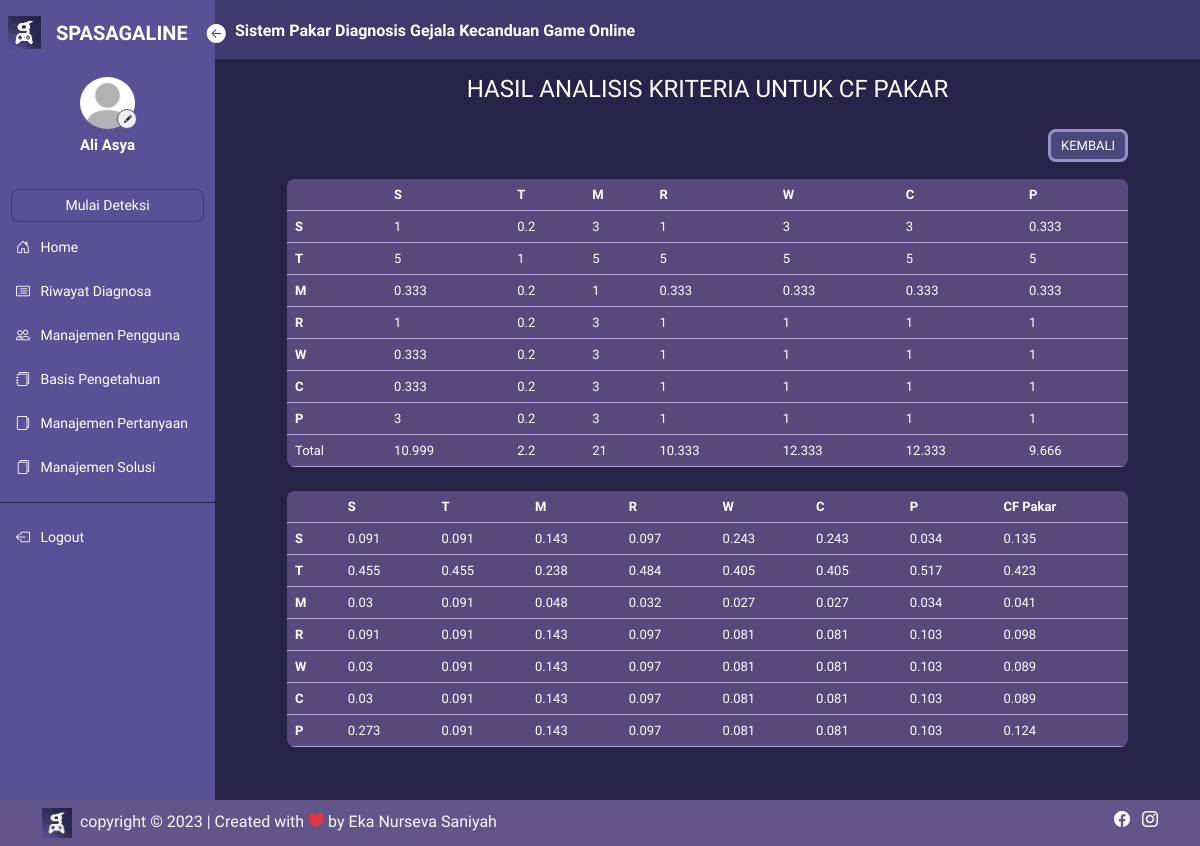
Screenshot of /basis/hasil_ahp_kriteria.php (signed in) with the database file from the repository.
### tables this page shows
CREATE TABLE `user` (
  `iduser` int(11) NOT NULL,
  `nama` varchar(50) NOT NULL,
  `username` varchar(45) NOT NULL,
  `password` varchar(100) NOT NULL,
  `email` varchar(50) NOT NULL,
  `foto` varchar(50) NOT NULL,
  `level` varchar(30) NOT NULL
);

CREATE TABLE `kriteria` (
  `idkriteria` int(11) NOT NULL,
  `kode_kriteria` varchar(20) NOT NULL,
  `nama_kriteria` varchar(50) NOT NULL,
  `deskripsi` text NOT NULL
);

CREATE TABLE `rel_kriteria` (
  `ID` int(11) NOT NULL,
  `ID1` varchar(10) NOT NULL,
  `ID2` varchar(10) NOT NULL,
  `nilai` double NOT NULL
);

### controller/controller_main.php (called while the page is built, shortened)
<?php
$conn = mysqli_connect("localhost", "root", "", "spasagaline");
function query($query)
{
    global $conn;
    $result = mysqli_query($conn, $query);
    $rows = [];
    while ($row = mysqli_fetch_assoc($result)) {
        $rows[] = $row;
    }
    return $rows;
}
function dekripsi($kata)
{
    $string = base64_decode($kata);
    $key = substr($string, 0, 44);
    $enkripsi = substr($string, 44);
    $hasil = openssl_decrypt($enkripsi, 'AES-256-CBC', $key, 0, substr($key, 0, 16));
    return $hasil;
}
?>

### basis/hasil_ahp_kriteria.php (the view, shortened to what this page needs)
<?php
$id = dekripsi($_COOKIE['SPASAGALINENS']);
$user = query("SELECT * FROM user WHERE iduser = $id")[0];
$rel_krit = query("SELECT * FROM kriteria");
?>
<html lang="en">
<head>
    <link href="https://cdn.jsdelivr.net/npm/bootstrap@5.3.0/dist/css/bootstrap.min.css" rel="stylesheet"
>
    <link rel="stylesheet" href="https://cdn.jsdelivr.net/npm/bootstrap-icons@1.10.5/font/bootstrap-icons.css">
    <link rel="stylesheet" href="../style.css">
</head>
<body>
    <div class="main-container d-flex">
        <?php
        require_once('../sidenav/sidebar.php');
        ?>
        <div class="content">
            <?php
            require_once('../sidenav/navbar.php');
            ?>
            <div class="contents px-4 py-3">
                <h4 class="text-white text-center">HASIL ANALISIS KRITERIA UNTUK CF PAKAR</h4>
                <div class="text-white px-5 py-4">
                    <div class="panel-body">
                        <div class="mb-4 d-flex justify-content-end">
                            <div style="font-size: 13px;">
                                <a href="index.php" style="padding: 6px 10px;"
                                    class="back fw-medium text-decoration-none">
                                    KEMBALI
                                </a>
                            </div>
                        </div>
                        <div class="tabel">
                            <table class="table table-hover">
                                <thead>
                                    <tr>
                                        <th scope="col">
                                        </th>
                                        <?php foreach ($rel_krit as $dain): ?>
                                            <th scope="col">
                                                <?= $dain['kode_kriteria']; ?>
                                            </th>
                                        <?php endforeach; ?>
                                    </tr>
                                </thead>
                                <tbody>
                                    <?php
                                    $totalColumns = array();
                                    foreach ($rel_krit as $indi) {
                                        $indi_kode1 = $indi['kode_kriteria'];
                                        echo '<tr>';
                                        echo '<th>' . $indi['kode_kriteria'] . '</th>';
                                        foreach ($rel_krit as $kator) {
                                            $indi_kode2 = $kator['kode_kriteria'];
                                            $data_rel = query("SELECT nilai FROM rel_kriteria WHERE ID1 = '$indi_kode1' AND ID2 = '$indi_kode2'")[0];
                                            $nilai_rel = round($data_rel['nilai'], 3);
                                            if (!isset($totalColumns[$indi_kode2])) {
                                                $totalColumns[$indi_kode2] = 0;
                                            }
                                            $totalColumns[$indi_kode2] += $nilai_rel;
                                            echo '<td class="fw-medium">' . $nilai_rel . '</td>';
                                        }
                                        echo '</tr>';
                                    }
                                    ?>
                                    <tr>
                                        <td class="fw-medium">Total</td>
                                        <?php foreach ($rel_krit as $kator): ?>
                                            <td class="fw-medium">
                                                <?php
                                                $indi_kode2 = $kator['kode_kriteria'];
                                                echo $totalColumns[$indi_kode2];
                                                ?>
                                            </td>
                                        <?php endforeach; ?>
                                    </tr>
                                </tbody>
                            </table>
                        </div>
                        <div class="tabel mt-4">
                            <table class="table table-hover">
                                <thead class="p-2">
                                    <tr>
                                        <th scope="col">
                                        </th>
                                        <?php foreach ($rel_krit as $dain): ?>
                                            <th scope="col">
                                                <?= $dain['kode_kriteria']; ?>
                                            </th>
                                        <?php endforeach; ?>
                                        <th>CF Pakar</th>
                                    </tr>
                                </thead>
                                <tbody class="p-2">
                                    <?php
                                    $totalRows = count($rel_krit); foreach ($rel_krit as $indi) {
                                        $indi_kode1 = $indi['kode_kriteria'];
                                        echo '<tr>';
                                        echo '<th>' . $indi['kode_kriteria'] . '</th>';
                                        $totalNormalisasi = 0;
                                        foreach ($rel_krit as $kator) {
                                            $indi_kode2 = $kator['kode_kriteria'];
                                            $data_rel = query("SELECT nilai FROM rel_kriteria WHERE ID1 = '$indi_kode1' AND ID2 = '$indi_kode2'")[0];
                                            $nilai_rel = round($data_rel['nilai'], 3);
                                            $nilai_normalisasi = $nilai_rel / $totalColumns[$indi_kode2];
                                            $totalNormalisasi += $nilai_normalisasi;
                                            echo '<td class="fw-medium">' . round($nilai_normalisasi, 3) . '</td>';
                                        }
                                        $totalNormalisasiKolom = $totalNormalisasi / $totalRows;
                                        echo '<td class="fw-medium">' . round($totalNormalisasiKolom, 3) . '</td>';
                                        echo '</tr>';
                                    }
                                    ?>
                                </tbody>
                            </table>
                        </div>
                    </div>
                </div>
            </div>
        </div>
    </div>
    <?php
    require_once('../sidenav/footer.php');
    ?>
</body>
</html>

### sidenav/sidebar.php (shortened to what this page needs)
<div class="sidebar" id="side_nav">
    <div class="header-box px-2 pt-3 pb-3 d-flex">
        <img src="../img/Logo.png" alt="spasagaline">
        <span class="fs-5 fw-bold text-white" style="margin-top: 1.6px;">SPASAGALINE</span>
        <button id="btnside" class="btn px-0 py-0 text-white btn-open">
            <i class="bi bi-arrow-left-circle-fill"></i>
        </button>
    </div>
    <div class="profil">
        <img src="../profil/<?= $user['foto']; ?>" class="rounded-circle" alt="profi">
        <a href="../pengguna/profil.php"><button class="rounded-circle"><i class="bi bi-pencil-fill"></i></button></a>
        <h1>
            <?= $user['nama']; ?>
        </h1>
    </div>
    <ul class="list-unstyled pt-2 fw-medium">
        <li class="">
            <a type="button" class="text-decoration-none d-block text-center" data-bs-toggle="modal"
                data-bs-target="#deteksi">Mulai Deteksi</a>
        </li>
        <li class="">
            <a href="../pengguna" class="text-decoration-none d-block">
                <i class="bi bi-house-door"></i>
                <span>Home</span>
            </a>
        </li>
        <li class="">
            <a href="../riwayat" class="text-decoration-none d-block">
                <i class="bi bi-card-list"></i>
                <span>Riwayat Diagnosa</span>
            </a>
        </li>
        <li class="">
            <a href="../manajemen_pengguna" class="text-decoration-none d-block">
                <i class="bi bi-people"></i>
                <span>Manajemen Pengguna</span>
            </a>
        </li>
        <li class="">
            <a href="../basis" class="text-decoration-none d-block">
                <i class="bi bi-journals"></i>
                <span>Basis Pengetahuan</span>
            </a>
        </li>
        <li class="">
            <a href="../pertanyaan" class="text-decoration-none d-block">
                <i class="bi bi-files-alt"></i>
                <span>Manajemen Pertanyaan</span>
            </a>
        </li>
        <li class="">
            <a href="../kategori_solusi" class="text-decoration-none d-block">
                <i class="bi bi-files"></i>
                <span>Manajemen Solusi</span>
            </a>
        </li>
    </ul>
    <hr class="hr-color">
    <ul class="list-unstyled fw-medium">
        <li>
            <a href="../logout.php" class="text-decoration-none d-block">
                <i class="bi bi-box-arrow-left"></i>
                <span>Logout</span>
            </a>
        </li>
    </ul>
</div>

### style.css (style rules this page uses)
* { font-family: "Chakra Petch", sans-serif; }
body { background: #272247; margin: 0; padding: 0; border: 0; }
.content { min-height: 100vh; width: 100%; }
.sidebar { background: #595196; min-width: 215px; max-width: 215px; z-index: 1; transition: all ease-in 0.3s; }
hr.hr-color { color: #272247; opacity: 1; }
.sidebar ul { padding: 0 11px; }
.sidebar li { margin: 7px 0; }
.sidebar li a { color: white; padding: 8px 5px; font-size: 14px; margin-left: 0; }
.sidebar .header-box img { width: 33px; height: 33px; margin-right: 15px; }
.sidebar li a.text-center { border: solid rgb(39, 34, 71, 0.5) 0.3px; border-radius: 8px; padding: 5px 0; }
.sidebar li i { margin-right: 7px; }
.sidebar .profil img { width: 55px; height: 66px; margin-left: auto; margin-right: auto; padding: 7px 0; display: block; transition: all ease-in 0.3s; object-fit: cover; }
.sidebar .profil h1 { font-weight: 700; font-size: 15px; color: #ffff; text-align: center; margin-bottom: 20px; }
.sidebar .profil button { border: 1.5px solid #595196; position: absolute; margin-top: -27px; margin-left: 117px; width: 20px; height: 20px; }
.sidebar .profil button i { font-size: 8px; color: #272247; }
.sidebar #btnside { margin-top: 17px; transform: translateY(-50%); margin-left: 18px; font-size: 19px; }
.content .contents a { border: solid #978fcc; border-radius: 8px; padding: 5px 35px; background: rgb(121, 134, 199, 0.4); color: #ffffff; }
.content .contents table { --bs-table-color: #fff; --bs-table-bg: none; --bs-table-border-color: rgb(179, 164, 214); --bs-table-striped-bg: rgb(179, 164, 214) 2; --bs-table-striped-color: #fff; --bs-table-active-bg: #bacbe6; --bs-table-active-color: #fff; --bs-table-hover-bg: rgba(157, 136, 206, 0.5); --bs-table-hover-color: rgb(236, 234, 255); color: var(--bs-table-color); border-color: var(--bs-table-border-color); margin: 0; font-size: 13px; }
.content .contents .tabel { border-radius: 8px; overflow: hidden; background: rgba(157, 136, 206, 0.4); }

### rows the page displays
user: foto (placeholder picture), nama "Ali Asya"
kriteria: kode_kriteria "S", rel_kriteria.nilai "1", rel_kriteria.nilai "5", rel_kriteria.nilai "0.333", rel_kriteria.nilai "3", kode_kriteria "10.999", kode_kriteria.nilai "0.091", totalNormalisasiKolom "0.135", kode_kriteria.nilai "0.455", kode_kriteria.nilai "0.03", kode_kriteria.nilai "0.273"
kriteria: kode_kriteria "T", rel_kriteria.nilai "0.2", rel_kriteria.nilai "1", kode_kriteria "2.2", kode_kriteria.nilai "0.091", kode_kriteria.nilai "0.455", totalNormalisasiKolom "0.423"
kriteria: kode_kriteria "M", rel_kriteria.nilai "3", rel_kriteria.nilai "5", rel_kriteria.nilai "1", kode_kriteria "21", kode_kriteria.nilai "0.143", kode_kriteria.nilai "0.238", kode_kriteria.nilai "0.048", totalNormalisasiKolom "0.041"
kriteria: kode_kriteria "R", rel_kriteria.nilai "1", rel_kriteria.nilai "5", rel_kriteria.nilai "0.333", kode_kriteria "10.333", kode_kriteria.nilai "0.097", kode_kriteria.nilai "0.484", kode_kriteria.nilai "0.032", totalNormalisasiKolom "0.098"
kriteria: kode_kriteria "W", rel_kriteria.nilai "3", rel_kriteria.nilai "5", rel_kriteria.nilai "0.333", rel_kriteria.nilai "1", kode_kriteria "12.333", kode_kriteria.nilai "0.243", kode_kriteria.nilai "0.405", kode_kriteria.nilai "0.027", kode_kriteria.nilai "0.081", totalNormalisasiKolom "0.089"
kriteria: kode_kriteria "C", rel_kriteria.nilai "3", rel_kriteria.nilai "5", rel_kriteria.nilai "0.333", rel_kriteria.nilai "1", kode_kriteria "12.333", kode_kriteria.nilai "0.243", kode_kriteria.nilai "0.405", kode_kriteria.nilai "0.027", kode_kriteria.nilai "0.081", totalNormalisasiKolom "0.089"
kriteria: kode_kriteria "P", rel_kriteria.nilai "0.333", rel_kriteria.nilai "5", rel_kriteria.nilai "1", kode_kriteria "9.666", kode_kriteria.nilai "0.034", kode_kriteria.nilai "0.517", kode_kriteria.nilai "0.103", totalNormalisasiKolom "0.124"
